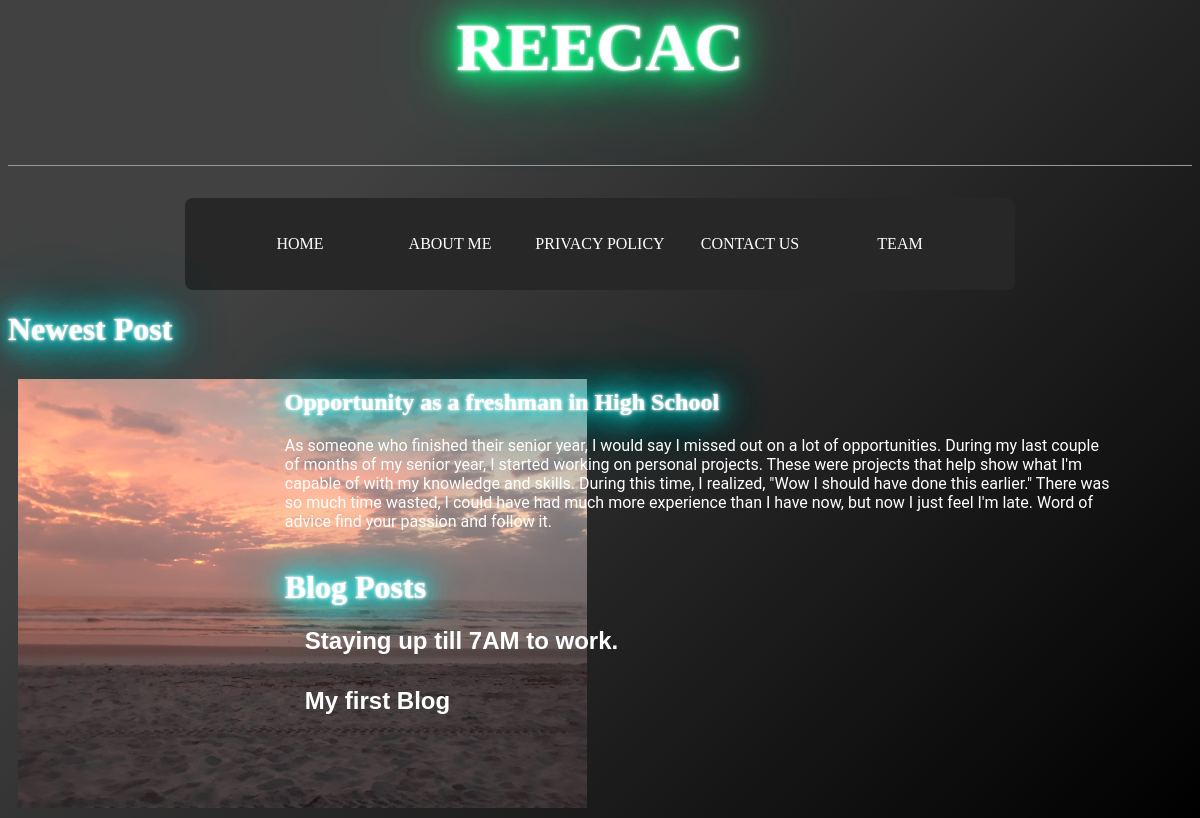
The app's page /, older data.
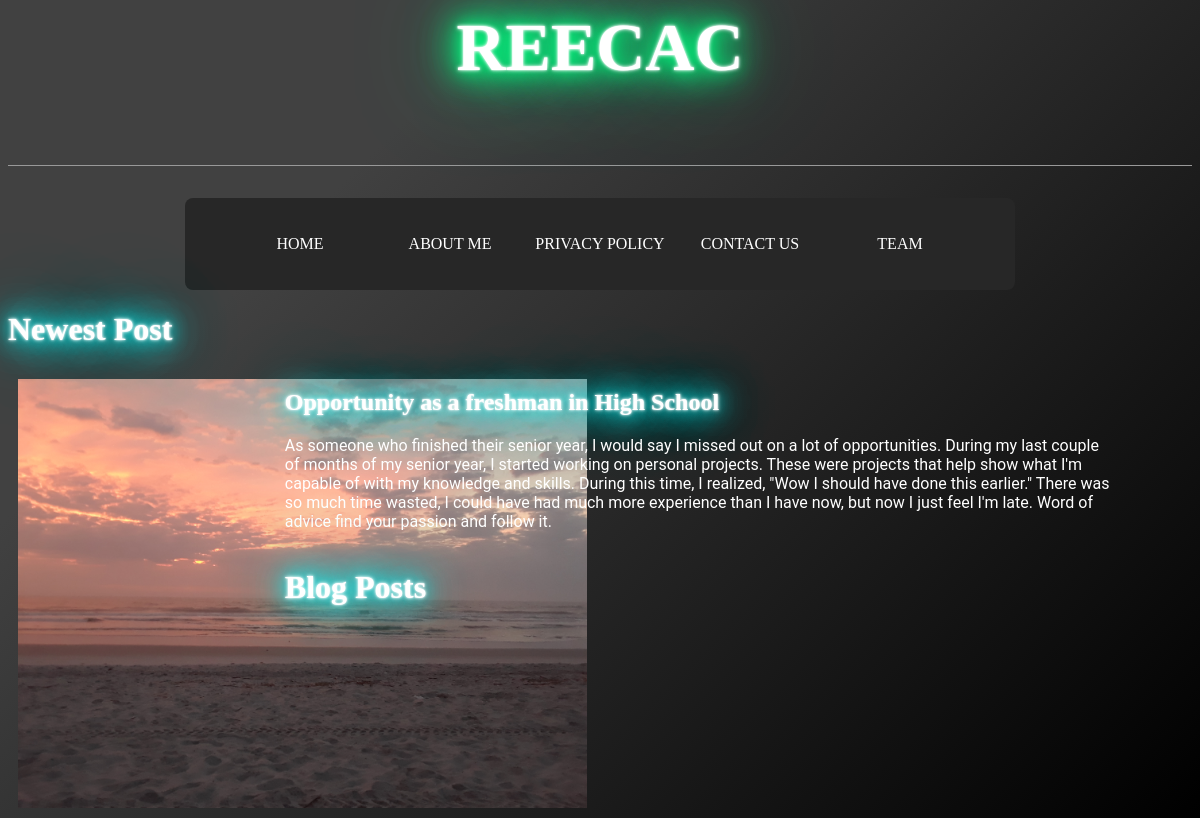
The same page, newer data.
### blog/models.py (models this page shows, shortened)
class Post(models.Model):
    title = models.CharField(max_length=200)
    author = models.ForeignKey(
        'auth.User',
        on_delete=models.CASCADE,
    )
    body = models.TextField()
    img = models.CharField(max_length=60)

### blog/views.py (the view)
# urls.py: path('', BlogListView.as_view(), name='home'),
class BlogListView(ListView):
    model = Post
    template_name = 'home.html'

### blog/templates/home.html
{% extends 'base.html' %}
{% load static %}
{% block content %}
<h1 class="blue-neon">Newest Post</h1>
{% for post in object_list reversed %}
{% if forloop.first %}
<div class="column-img">
    {% with 'img/'|add:post.img|add:'.PNG' as image_static %}
    <img src="{% static image_static %}"/>
    {% endwith %}
</div>
<div class="column-text">
    <h2 class="blue-neon" style="color:white">{{ post.title }}</h2>
    <p class="body-text">{{ post.body }}</p>
</div>
{% endif %}
{% endfor %}
<div class="column-post">
<h1 class="blue-neon">Blog Posts</h1>
 {% for post in object_list reversed %}
    {% if forloop.first %}
    {% else %}
  <div class="post-entry">
      <h2 style="font-family:arial" class="blog-left"><a href="{% url 'post_detail' post.pk %}">{{ post.title }}</a></h2>
  </div>
    {% endif %}
 {% endfor %}
</div>
{% endblock content %}

Row changes from the older to the newer data that the page shows:
removed Post: title "Staying up till 7AM to work.", shown under "Blog Posts"
removed Post: title "My first Blog", shown under "Blog Posts"
